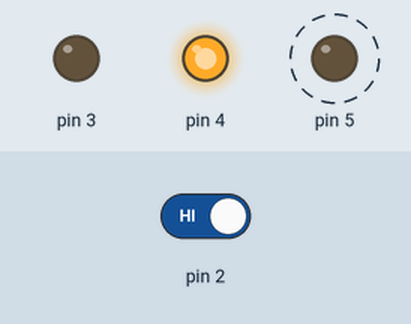
Recording of a sketch running on a simulated Arduino Uno, built with avr-gcc and run on an emulated ATmega328P. Shown: output pins drawn as LEDs (lit = HIGH). Dashed ring = blinking. The test bench sets the inputs (shaded band); at power-on: pin 2 HIGH.

Above: at 5.8 s.
5.9 s: pin 2 driven LOW
At 8.3 s:
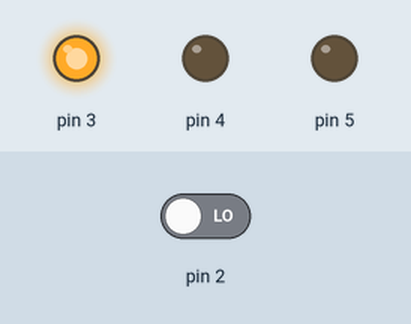
9.4 s: pin 2 driven HIGH
At 9.52 s:
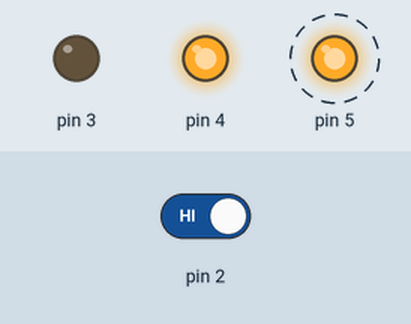
Timing chart, 0 to 18.9 s (numbered marks = the images above; inputs shaded):
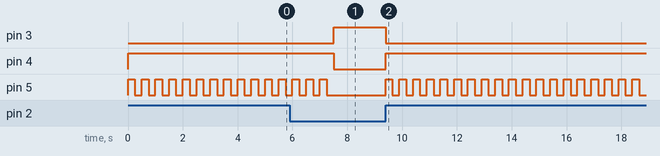

Measured:
- after the input at 5.9 s, pin 3: LOW → HIGH after 1.6 s; pin 4: HIGH → LOW after 1.6 s; pin 5: goes on until 7.3 s, then stays LOW
- after the input at 9.4 s, pin 3: HIGH → LOW at once; pin 4: LOW → HIGH at once; pin 5: alternates HIGH for 0.25 s and LOW for 0.25 s, starting at once
- by itself, pin 5: alternates HIGH for 0.25 s and LOW for 0.25 s

The sketch:

project_2b.ino
```cpp
int switchState = LOW;

void setup() {
  pinMode(2, INPUT);
  pinMode(3, OUTPUT);
  pinMode(4, OUTPUT);
  pinMode(5, OUTPUT);
}

void loop() {
  switchState = digitalRead(2);

  if (switchState == LOW) {
    digitalWrite(3, HIGH);
    digitalWrite(4, LOW);
    digitalWrite(5, LOW);
  } else { // button pressed
    digitalWrite(3, LOW);
    digitalWrite(4, HIGH);
    digitalWrite(5, HIGH);
    delay(250);

    for ( int i=1; i<10; i++ ) {
      digitalWrite(4, HIGH);
      if ( i % 2 ) {
        digitalWrite(5, LOW);
      } else {
        digitalWrite(5, HIGH);
      }
      delay(250);
    }
  }
}
```
